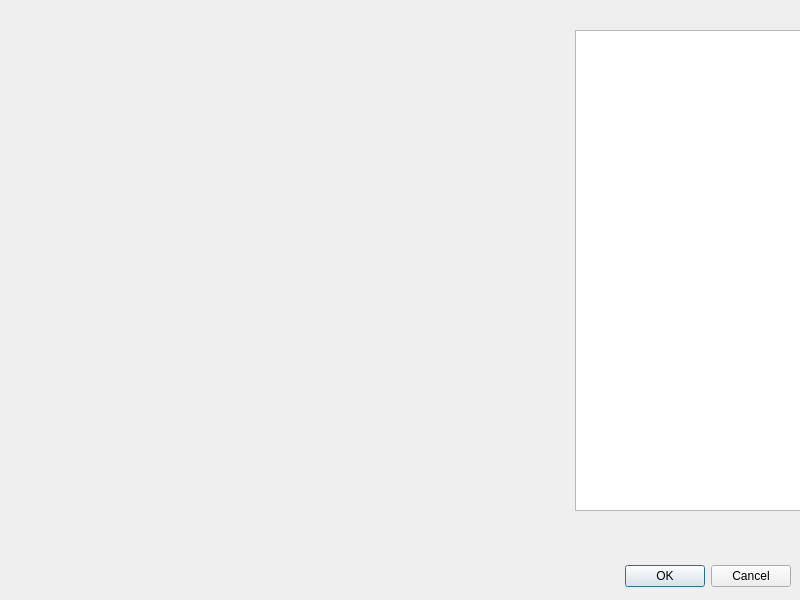
<?xml version="1.0" encoding="UTF-8"?>
<ui version="4.0">
 <class>Dialog</class>
 <widget class="QDialog" name="Dialog">
  <property name="geometry">
   <rect>
    <x>0</x>
    <y>0</y>
    <width>800</width>
    <height>600</height>
   </rect>
  </property>
  <property name="windowTitle">
   <string>Dialog</string>
  </property>
  <widget class="QDialogButtonBox" name="buttonBox">
   <property name="geometry">
    <rect>
     <x>610</x>
     <y>561</y>
     <width>181</width>
     <height>31</height>
    </rect>
   </property>
   <property name="orientation">
    <enum>Qt::Horizontal</enum>
   </property>
   <property name="standardButtons">
    <set>QDialogButtonBox::Cancel|QDialogButtonBox::Ok</set>
   </property>
  </widget>
  <widget class="QWidget" name="verticalLayoutWidget">
   <property name="geometry">
    <rect>
     <x>9</x>
     <y>29</y>
     <width>561</width>
     <height>481</height>
    </rect>
   </property>
   <layout class="QVBoxLayout" name="verticalLayout"/>
  </widget>
  <widget class="QTableView" name="tableView">
   <property name="geometry">
    <rect>
     <x>575</x>
     <y>30</y>
     <width>291</width>
     <height>481</height>
    </rect>
   </property>
  </widget>
 </widget>
 <resources/>
 <connections>
  <connection>
   <sender>buttonBox</sender>
   <signal>accepted()</signal>
   <receiver>Dialog</receiver>
   <slot>accept()</slot>
   <hints>
    <hint type="sourcelabel">
     <x>248</x>
     <y>254</y>
    </hint>
    <hint type="destinationlabel">
     <x>157</x>
     <y>274</y>
    </hint>
   </hints>
  </connection>
  <connection>
   <sender>buttonBox</sender>
   <signal>rejected()</signal>
   <receiver>Dialog</receiver>
   <slot>reject()</slot>
   <hints>
    <hint type="sourcelabel">
     <x>316</x>
     <y>260</y>
    </hint>
    <hint type="destinationlabel">
     <x>286</x>
     <y>274</y>
    </hint>
   </hints>
  </connection>
 </connections>
</ui>
